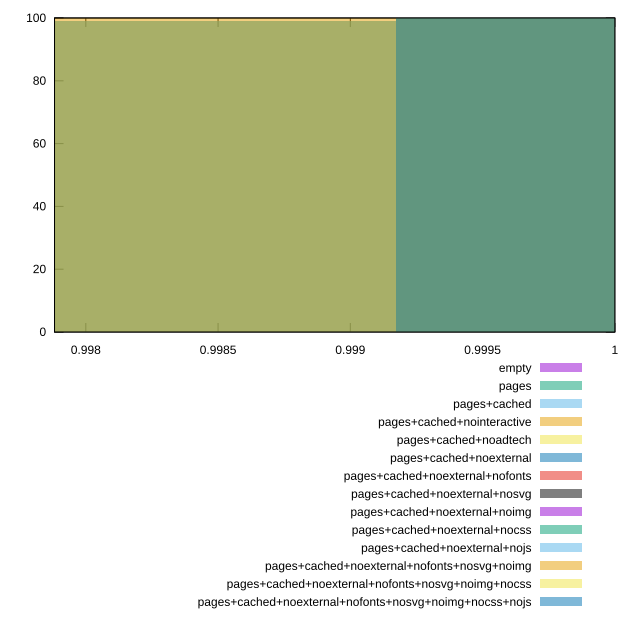

Reproduce this figure in gnuplot.
reset

$empty <<EOF
0.9998803194989614 100
EOF

$pages <<EOF
0.9984640584231838 99
0.9998803194989614 1
EOF

$pagesCached <<EOF
0.9998803194989614 1
0.9984640584231838 99
EOF

$pagesCachedNointeractive <<EOF
0.9984640584231838 100
EOF

$pagesCachedNoadtech <<EOF
0.9998803194989614 100
EOF

$pagesCachedNoexternal <<EOF
0.9998803194989614 100
EOF

$pagesCachedNoexternalNofonts <<EOF
0.9998803194989614 100
EOF

$pagesCachedNoexternalNosvg <<EOF
0.9998803194989614 100
EOF

$pagesCachedNoexternalNoimg <<EOF
0.9998803194989614 100
EOF

$pagesCachedNoexternalNocss <<EOF
0.9998803194989614 100
EOF

$pagesCachedNoexternalNojs <<EOF
0.9998803194989614 100
EOF

$pagesCachedNoexternalNofontsNosvgNoimg <<EOF
0.9998803194989614 100
EOF

$pagesCachedNoexternalNofontsNosvgNoimgNocss <<EOF
0.9998803194989614 100
EOF

$pagesCachedNoexternalNofontsNosvgNoimgNocssNojs <<EOF
0.9998803194989614 100
EOF

set key outside below
set boxwidth 0.0014162610757775657
set xrange [0.9978817385378554:1]
set yrange [0:100]
set trange [0:100]
set style fill transparent solid 0.5 noborder
set terminal svg size 640, 620 enhanced background rgb 'white'
set output "reprap/dom-size/comparison/histogram/all_score.svg"

plot $empty title "empty" with boxes, \
     $pages title "pages" with boxes, \
     $pagesCached title "pages+cached" with boxes, \
     $pagesCachedNointeractive title "pages+cached+nointeractive" with boxes, \
     $pagesCachedNoadtech title "pages+cached+noadtech" with boxes, \
     $pagesCachedNoexternal title "pages+cached+noexternal" with boxes, \
     $pagesCachedNoexternalNofonts title "pages+cached+noexternal+nofonts" with boxes, \
     $pagesCachedNoexternalNosvg title "pages+cached+noexternal+nosvg" with boxes, \
     $pagesCachedNoexternalNoimg title "pages+cached+noexternal+noimg" with boxes, \
     $pagesCachedNoexternalNocss title "pages+cached+noexternal+nocss" with boxes, \
     $pagesCachedNoexternalNojs title "pages+cached+noexternal+nojs" with boxes, \
     $pagesCachedNoexternalNofontsNosvgNoimg title "pages+cached+noexternal+nofonts+nosvg+noimg" with boxes, \
     $pagesCachedNoexternalNofontsNosvgNoimgNocss title "pages+cached+noexternal+nofonts+nosvg+noimg+nocss" with boxes, \
     $pagesCachedNoexternalNofontsNosvgNoimgNocssNojs title "pages+cached+noexternal+nofonts+nosvg+noimg+nocss+nojs" with boxes

reset
